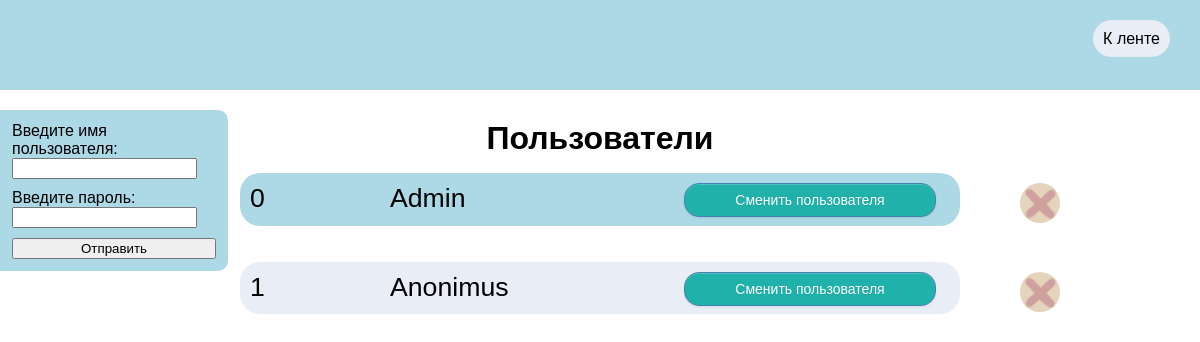
The page /userlist on the database as committed earlier.
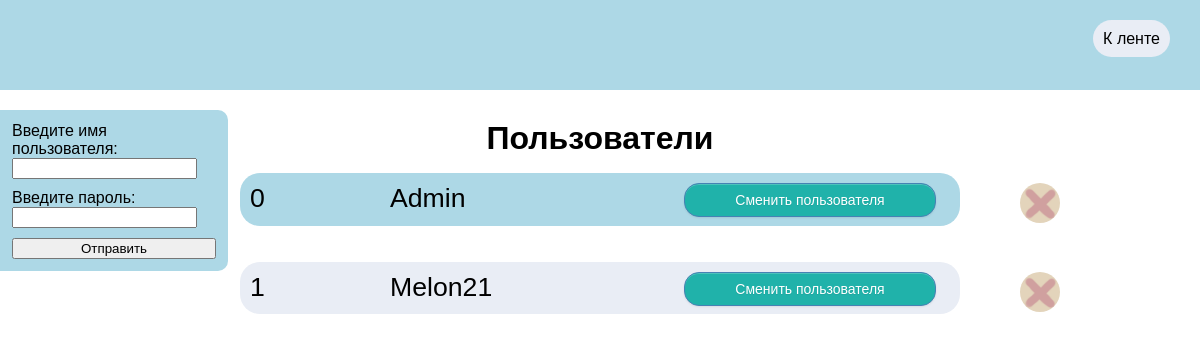
The same page on the database as committed later.
### tables this page shows
CREATE TABLE users(
  id integer PRIMARY KEY AUTOINCREMENT,
  nickname text NOT NULL,
  password text NOT NULL
);

### app.py (the view, shortened to what this page needs)
@app.route('/userlist', methods=['GET', 'POST'])  # стр userlist
def userlist():
    db = get_db()
    dbase = FDataBase(db)
    global id_user
    content = render_template('userlist.html', users=dbase.getUsers())
    result = make_response(content)
    return result

### FDataBase.py (called while the page is built)
    def getUsers(self):
        sql = '''SELECT * FROM users'''
        try:
            self.__cur.execute(sql)
            res = self.__cur.fetchall()
            if res:
                return res
        except:
            print("Ошибка чтения из users")
        return []

### app.py (called while the page is built)
def connect_db():
    conn = sqlite3.connect(app.config['DATABASE'])
    conn.row_factory = sqlite3.Row
    return conn

def get_db():  # соединение с БД, если оно не установлено
    if not hasattr(g, 'link_db'):
        g.link_db = connect_db()
    return g.link_db

### templates/userlist.HTML (shortened to what this page needs)
<html>
    <head>
      <link rel="stylesheet" href="{{ url_for('static', filename='css/css1.css') }}">
    </head>
    <body>
      <header>
        <a href="./">К ленте</a>
      </header>
      <form action="/userlist" class="newPost" method="post" enctype="multipart/form-data">
        <label>Введите имя пользователя:<input type="text" name="nickname" required></label>
        <label>Введите пароль:<input type="text" name="password" required></label>
        <button type="submit">Отправить</button>
      </form>
      <main>
        <h1>Пользователи</h1>
        {% for m in users -%}
        <div>
          <div>{{m.id}}</div>
          <div>{{m.nickname}}</div>
          <div>
            <form action="/userlist" method="post" enctype="multipart/form-data">
              <button type="submit" class="color" onclick="divval(this)">Сменить пользователя</button>
            </form>
          </div>
          <div class="delit"></div>
        </div>
        {% endfor -%}
      </main>
    </body>
</html>

### static/css/css1.css (style rules this page uses)
body { margin: 0; font-family: sans-serif; }
header { height: 60px; background-color: lightblue; text-align: right; padding-top: 30px; padding-right: 30px; }
header > a { text-decoration: none; background-color: #e9edf5; color: black; padding: 10px; vertical-align: middle; border-radius: 20px; }
h1 { margin: -20px 0px; text-align: center; }
main { margin-top: 50px; padding-left: 20%; padding-right: 20%; margin-bottom: 7%; }
main > div { display: grid; grid-template-columns: 20% 40% auto; margin-top: 5%; font-size: 20pt; padding: 10px; border-radius: 20px; }
main > div { background-color: #e9edf5; }
main > div:nth-child(2n) { background-color: lightblue; }
.newPost { width: 17%; display: flex; flex-direction: column; background-color: lightblue; position: fixed; padding: 1%; left: 0; margin-top: 20px; border-top-right-radius: 10px; border-bottom-right-radius: 10px; }
.newPost>label { margin-bottom: 10px; }
button.color { border-radius: 15px; box-shadow: inset 0 1px 0 rgba(255, 255, 255, 0.2), 0 1px 2px rgba(0, 0, 0, 0.08); color: #fff; display:block; width:90%; text-align: center; font-family: sans-serif; font-size: 14px; padding: 8px 16px; margin: auto; margin-bottom: -28px; text-decoration: none; text-shadow: 0 1px 1px rgba(0, 0, 0, 0.075); background-color: rgb(32, 178, 170); border: 1px solid rgb(70, 130, 180); }
.delit { width: 40px; height: 40px; background-image: url('../images/delit.png'); background-size: 40px; position: absolute; display:inline-block; left: 85%; border-radius: 50%; }

Rows that differ between the two databases and show on the page:
changed users id 1: nickname "Anonimus" → "Melon21"
